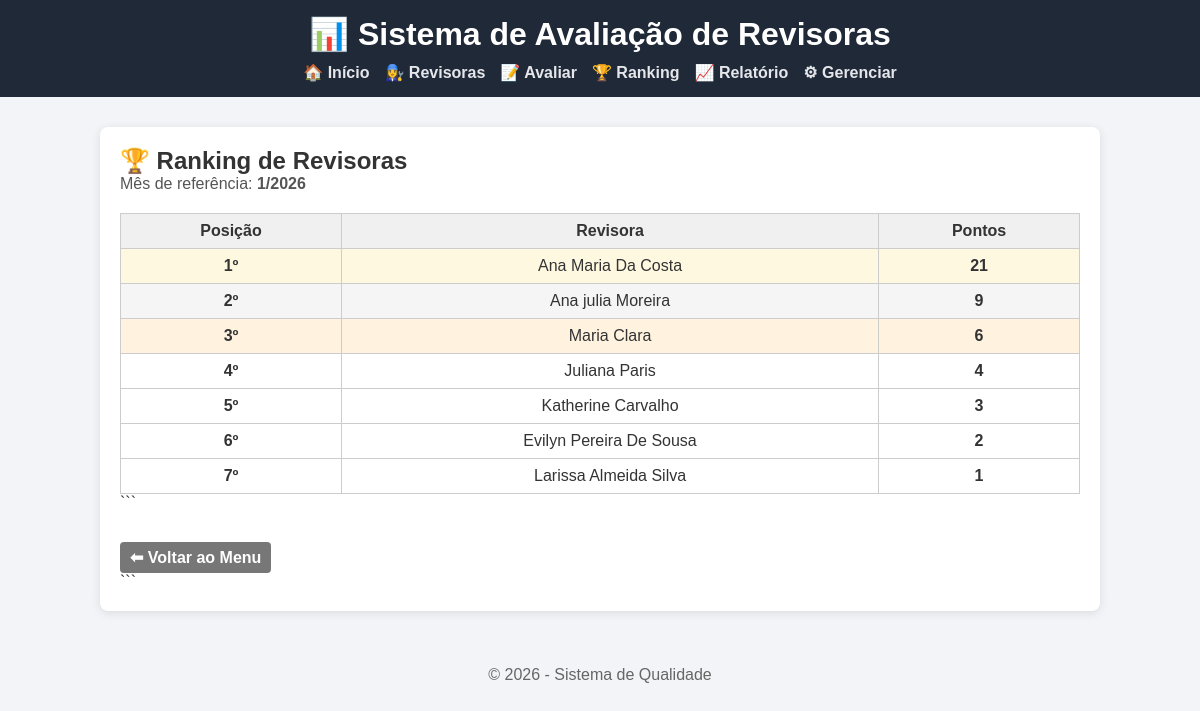
Page /ranking on the committed database.
### tables this page shows
CREATE TABLE revisoras (
        id INTEGER PRIMARY KEY AUTOINCREMENT,
        nome TEXT UNIQUE,
        ativa INTEGER
    );

### app.py (the view)
@app.route("/ranking")
def ranking():
    hoje = datetime.today()
    mes = hoje.month
    ano = hoje.year
    dados = ranking_geral(mes, ano)
    return render_template("ranking.html", ranking=dados, mes=mes, ano=ano, datetime=datetime)

### db.py (called while the page is built)
def conectar():
    return sqlite3.connect(DB_PATH)

### regras.py (called while the page is built)
def ranking_geral(mes, ano):
    conexao = conectar()
    cursor = conexao.cursor()
    cursor.execute("""
        SELECT r.nome, SUM(a.pontos) AS total_pontos
        FROM avaliacoes a
        JOIN revisoras r ON a.revisora_id = r.id
        WHERE strftime('%m', a.data_avaliacao) = ?
          AND strftime('%Y', a.data_avaliacao) = ?
        GROUP BY r.nome
        ORDER BY total_pontos DESC
    """, (f"{mes:02d}", str(ano)))
    ranking = cursor.fetchall()
    conexao.close()
    return ranking

### templates/ranking.html (shortened to what this page needs)
{% extends "base.html" %}
{% block content %}
<h2>🏆 Ranking de Revisoras</h2>
<p class="subtitulo">
    Mês de referência: <strong>{{ mes }}/{{ ano }}</strong>
</p>
{% if ranking %} <table class="tabela"> <thead> <tr> <th>Posição</th> <th>Revisora</th> <th>Pontos</th> </tr> </thead> <tbody>
{% for r in ranking %} <tr class="
             {% if loop.index == 1 %}ouro
             {% elif loop.index == 2 %}prata
             {% elif loop.index == 3 %}bronze
             {% endif %}
         "> <td><strong>{{ loop.index }}º</strong></td> <td>{{ r[0] }}</td> <td><strong>{{ r[1] }}</strong></td> </tr>
{% endfor %} </tbody> </table>
```
<div class="acoes">
    <a href="{{ url_for('index') }}" class="btn secondary">
        ⬅ Voltar ao Menu
    </a>
</div>
```
{% else %} <p class="alert">Nenhuma avaliação registrada neste período.</p> <a href="{{ url_for('index') }}" class="btn">⬅ Voltar</a>
{% endif %}
{% endblock %}

### static/style.css (style rules this page uses)
* { margin: 0; padding: 0; box-sizing: border-box; font-family: Arial, Helvetica, sans-serif; }
body { background-color: #f2f4f8; color: #333; }
table { width: 100%; border-collapse: collapse; margin-top: 15px; }
table th, table td { border: 1px solid #ddd; padding: 10px; text-align: center; }
table th { background: #f1f5f9; }
.btn { display: inline-block; padding: 10px 14px; background: #0d6efd; color: white; border-radius: 6px; text-decoration: none; margin-top: 10px; }
.tabela { width: 100%; border-collapse: collapse; margin-top: 20px; }
.tabela th, .tabela td { border: 1px solid #ccc; padding: 10px; text-align: center; }
.tabela th { background-color: #f2f2f2; }
.btn { padding: 6px 10px; border-radius: 4px; text-decoration: none; font-weight: bold; color: white; }
.subtitulo { margin-bottom: 15px; color: #555; }
.tabela { width: 100%; border-collapse: collapse; margin-top: 10px; }
.tabela th, .tabela td { border: 1px solid #ccc; padding: 8px; text-align: center; }
.tabela th { background: #f0f0f0; }
.acoes { margin-top: 20px; display: flex; gap: 10px; }
.btn.secondary { background: #777; }
.ouro { background: #fff8e1; }
.prata { background: #f5f5f5; }
.bronze { background: #fff3e0; }
.subtitulo { margin-bottom: 20px; color: #555; }
.acoes { margin-top: 20px; }

### rows in the picture
revisoras: nome "Ana Maria Da Costa", r "21"
revisoras: nome "Ana julia Moreira", r "9"
revisoras: nome "Maria Clara", r "6"
revisoras: nome "Juliana Paris", r "4"
revisoras: nome "Katherine Carvalho", id "3"
revisoras: nome "Evilyn Pereira De Sousa", r "2"
revisoras: nome "Larissa Almeida Silva", ativa "1"

### other values in the picture
{{ mes }} "1"
